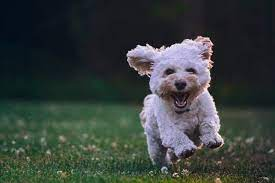
#> input picture Assignment2/data/dog.png, 275 x 183 px
$ jupyter execute Untitled.ipynb
#> lines starting #> are read from the running program, lines starting #| are printed output that depends on the picture; after the words box and inside, x2 and y2 are one past the last pixel; in counts of white or black regions, pixels touching at a corner belong together
[cell 1]
import cv2
import numpy as np

[cell 2]
# Reading the Image
image = cv2.imread('data/dog.png')
#> image is the input picture: shape (183, 275, 3); mean B, G, R 60.1, 63.1, 55.5

# Showing the image
cv2.imshow('Original Image', image)
cv2.waitKey(0)

[cell 3]
# Gray Scale
gray_image = cv2.cvtColor(image, cv2.COLOR_BGR2GRAY)
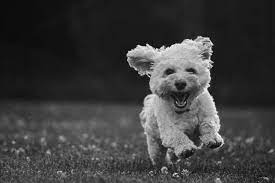
#> gray_image: shape (183, 275); min 0, max 253, mean 60.4

#Blur image
blur_image = cv2.blur(image, (5, 5))
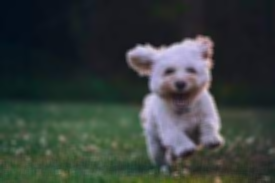
#> blur_image: shape (183, 275, 3); mean B, G, R 60.1, 63.1, 55.5

#canny Image
canny_image = cv2.Canny(image, 100, 200)
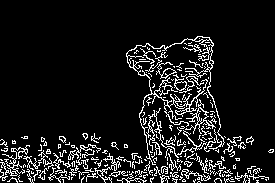
#> canny_image: shape (183, 275); 10.1% white in thin lines or dots, all inside (x1, y1, x2, y2) = (0, 36, 274, 183)

# Dilated Image
dilated_image = cv2.dilate(image, np.ones((5, 5), np.uint8))
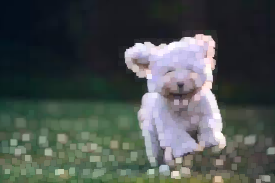
#> dilated_image: shape (183, 275, 3); mean B, G, R 79.3, 81.7, 74.9

# Eroded Image
eroded_image = cv2.erode(image, np.ones((5, 5), np.uint8))
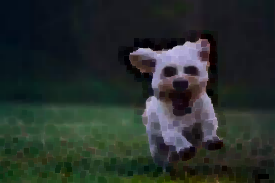
#> eroded_image: shape (183, 275, 3); mean B, G, R 43.3, 46.8, 38.8

[cell 4]
# Resize image

# (i) Smaller than original
smaller_image = cv2.resize(image, (500, 500))
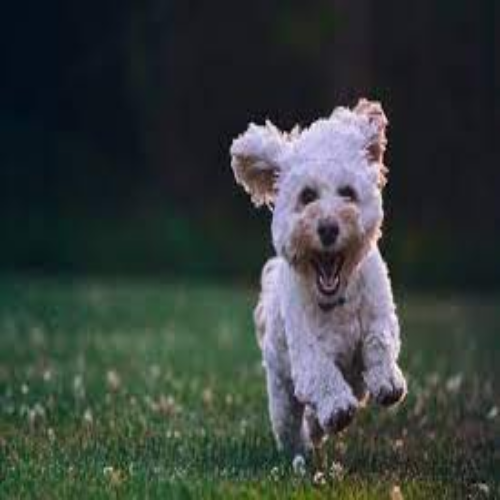
#> smaller_image: shape (500, 500, 3); mean B, G, R 60, 63, 55.4

# # (ii) Upto to screen size
# screen_size_image = cv2.resize(image, (cv2.getWindowSize()[0], cv2.getWindowSize()[1]))

[cell 5]
# Cropping of image
cropped_image = image[100:200, 200:300]
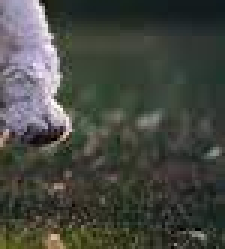
#> cropped_image: shape (83, 75, 3) (shown 3 times larger); mean B, G, R 65.2, 72, 69.4

[cell 6]
# Insertion of shapes (rectangle & circle) in the given image
cv2.rectangle(image, (100, 100), (200, 200), (255, 0, 0), 3)
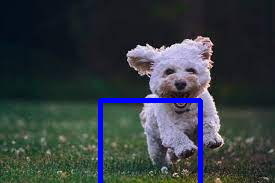
#> image: shape (183, 275, 3); 2.62% of pixels changed, all inside (x1, y1, x2, y2) = (98, 98, 203, 183)
cv2.circle(image, (300, 300), 100, (0, 0, 255), 5)

[cell 7]
# # Join two & three different images
# joined_image = np.hstack((image, gray_image))
# joined_image_2 = np.vstack((image, gray_image, blur_image))

[cell 8]
# Save all the outputs in some temp folder
cv2.imwrite('code/gray_image.jpg', gray_image)
#> Out = True

[cell 9]
cv2.imwrite('code/blur_image.jpg', blur_image)
#> Out = True

[cell 10]
cv2.imwrite('code/canny_image.jpg', canny_image)
#> Out = True

[cell 11]
cv2.imwrite('code/dilated_image.jpg', dilated_image)
#> Out = True

[cell 12]
cv2.imwrite('code/eroded_image.jpg', eroded_image)
#> Out = True

[cell 13]
cv2.imwrite('code/smaller_image.jpg', smaller_image)
#> Out = True

[cell 14]
# cv2.imwrite('code/screen_size_image.jpg', screen_size_image)

[cell 15]
cv2.imwrite('code/cropped_image.jpg', cropped_image)
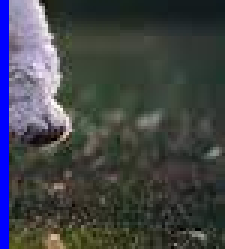
#> saved as cropped_image.jpg: shape (83, 75, 3) (shown 3 times larger); mean B, G, R 71.9, 68.4, 65.5
#> Out = True
